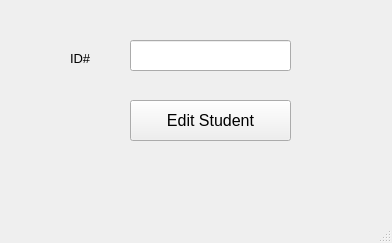
<?xml version="1.0" encoding="UTF-8"?>
<ui version="4.0">
 <class>editStudentWindow1</class>
 <widget class="QMainWindow" name="editStudentWindow1">
  <property name="geometry">
   <rect>
    <x>0</x>
    <y>0</y>
    <width>392</width>
    <height>243</height>
   </rect>
  </property>
  <property name="windowTitle">
   <string>Edit Student</string>
  </property>
  <widget class="QWidget" name="centralwidget">
   <widget class="QPushButton" name="editingStudent">
    <property name="geometry">
     <rect>
      <x>130</x>
      <y>100</y>
      <width>161</width>
      <height>41</height>
     </rect>
    </property>
    <property name="font">
     <font>
      <pointsize>12</pointsize>
     </font>
    </property>
    <property name="text">
     <string>Edit Student</string>
    </property>
   </widget>
   <widget class="QLineEdit" name="studentEdit">
    <property name="geometry">
     <rect>
      <x>130</x>
      <y>40</y>
      <width>161</width>
      <height>31</height>
     </rect>
    </property>
    <property name="font">
     <font>
      <pointsize>10</pointsize>
     </font>
    </property>
   </widget>
   <widget class="QLabel" name="label">
    <property name="geometry">
     <rect>
      <x>70</x>
      <y>50</y>
      <width>55</width>
      <height>16</height>
     </rect>
    </property>
    <property name="font">
     <font>
      <pointsize>10</pointsize>
     </font>
    </property>
    <property name="text">
     <string>ID#</string>
    </property>
   </widget>
  </widget>
  <widget class="QMenuBar" name="menubar">
   <property name="geometry">
    <rect>
     <x>0</x>
     <y>0</y>
     <width>392</width>
     <height>26</height>
    </rect>
   </property>
  </widget>
  <widget class="QStatusBar" name="statusbar"/>
 </widget>
 <resources/>
 <connections/>
</ui>
